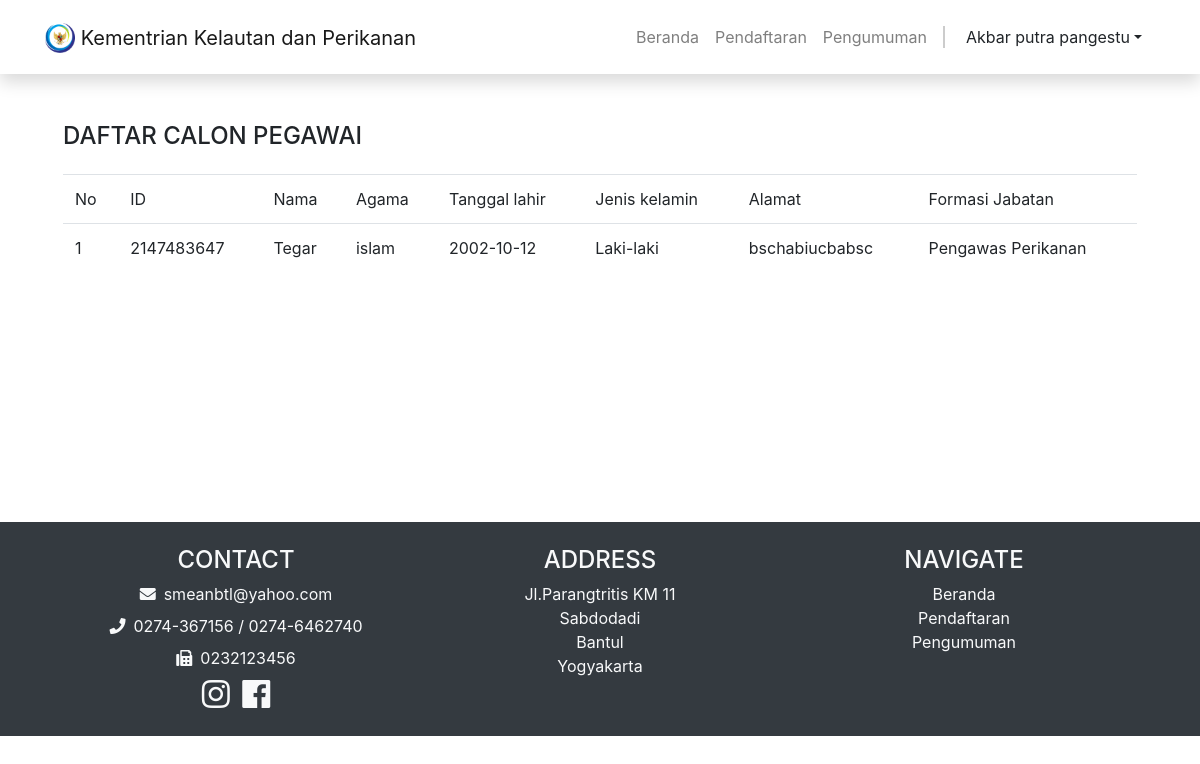
The app's page /views/pendaftar?daftarsiswa (signed in), older data.
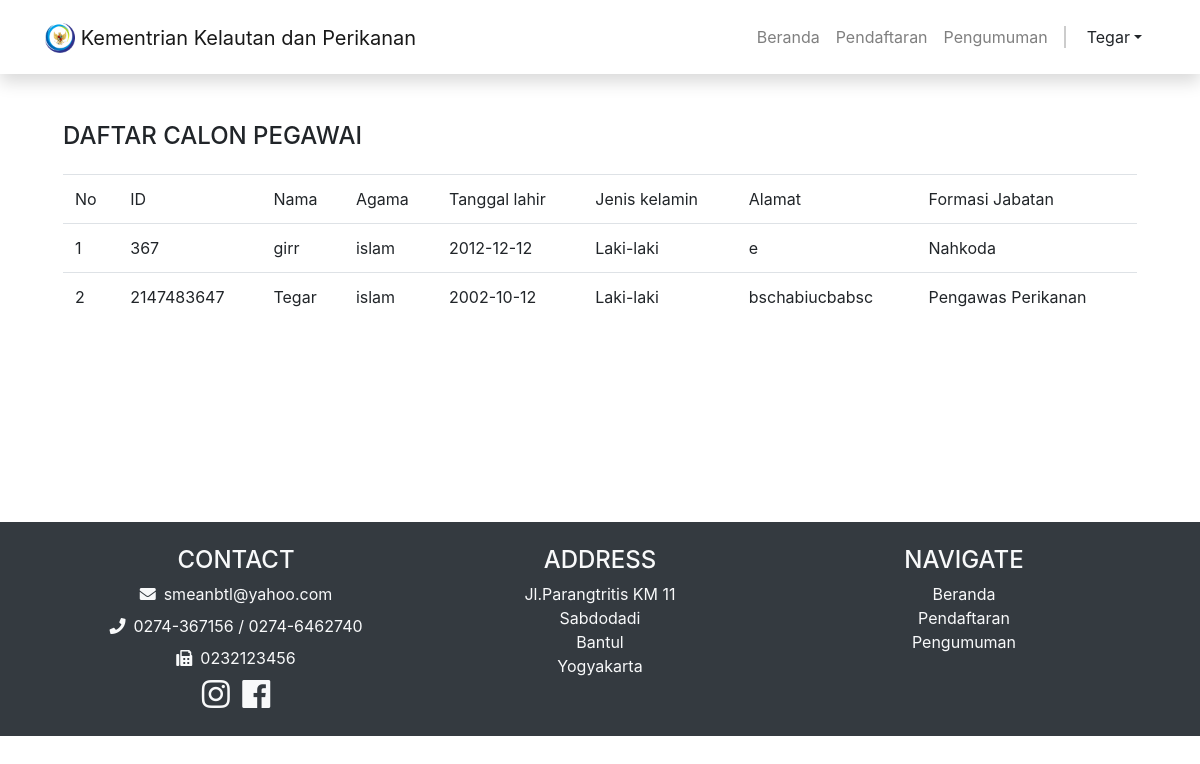
The same page, newer data.
### tables this page shows
CREATE TABLE `pendaftar` (
  `no_pendf` int(11) NOT NULL,
  `id` int(11) NOT NULL,
  `nik` varchar(16) NOT NULL,
  `nama` varchar(25) NOT NULL,
  `kelamin` enum('L','P') NOT NULL,
  `tempat_lhr` varchar(50) NOT NULL,
  `tgl_lhr` date NOT NULL,
  `agama` varchar(10) NOT NULL,
  `alamat` text NOT NULL,
  `pendidikan` varchar(50) NOT NULL,
  `formasi_jabatan` varchar(50) NOT NULL,
  `id_berkas` int(11) NOT NULL,
  `status` int(1) NOT NULL
);

### views/pendaftar/daftarcalonpegawai.php (the view, shortened to what the changed rows need)
<?php
    include "../../controller/connect.php";
?>
<main role="main" class="m-5">
    <div class="container overflow-auto">
        <table class="table mt-4">
            <?php
                $i=0;
                $query = mysqli_query($connect, "SELECT * FROM pendaftar p JOIN berkas b ON b.id_berkas=p.id_berkas");
                foreach($query as $data) :
                $i++;
            ?>
            <tr>
                <td><?= $i; ?></td>
                <td><?= $data['no_pendf'] ?></td>
                <td><?= $data['nama'] ?></td>
                <td><?= $data['agama'] ?></td>
                <td><?= $data['tgl_lhr'] ?></td>
                <td><?= ($data['kelamin'] == 'L') ? 'Laki-laki' : 'Perempuan' ; ?></td>
                <td><?= $data['alamat'] ?></td>
                <td><?= $data['formasi_jabatan'] ?></td>
            </tr>
                <?php endforeach; ?>
        </table>
    </div>
</main>

### views/pendaftar/index.php (shortened to what the changed rows need)
<?php
    include "../../controller/connect.php";
?>
<!DOCTYPE html>
<html lang="en">
<head>
    <link rel="stylesheet" href="../../assets/css/bootstrap.css">
    <link rel="stylesheet" href="../../assets/css/all.css">
</head>
<body>
    <nav class="navbar navbar-expand-lg navbar-light bg-white p-3 shadow" style="width:100%">
        <div class="container">
            <div class="dropdown">
                <a class="btn btn-white dropdown-toggle" href="" role="button" data-toggle="dropdown"><?= $_SESSION['nama'] ?></a>
            </div>
        </div>
    </nav>
    <main role="main" style="min-height:400px">
        <?php
        if(isset($_GET['beranda'])) {
            include "beranda.php";
        } elseif(isset($_GET['daftarsiswa'])) {
            $id = $_SESSION['id'];
            $cekstatus = mysqli_query($connect, "SELECT * FROM pendaftar WHERE id='$id'");
            $data = mysqli_fetch_array($cekstatus);
            if ($data < 1) {
                include "belumdaftar.php";
            } elseif ($data['status'] == '0') {
                include "menunggu.php";
            } elseif ($data['status'] == '1') {
                include "daftarcalonpegawai.php";
            } else {
                include "blacklist.php";
            }
        } elseif(isset($_GET['profil'])) {
            include "profile.php";
        } else {
            include "beranda.php";
        }
        ?>
    </main>
</body>
</html>

Row changes from the older to the newer data that the page shows:
added pendaftar: no_pendf "367", nama "girr", agama "islam", tgl_lhr "2012-12-12", kelamin "Laki-laki", alamat "e", formasi_jabatan "Nahkoda"
Text that changed along with them:
$_SESSION['nama']: "Akbar putra pangestu" → "Tegar"
